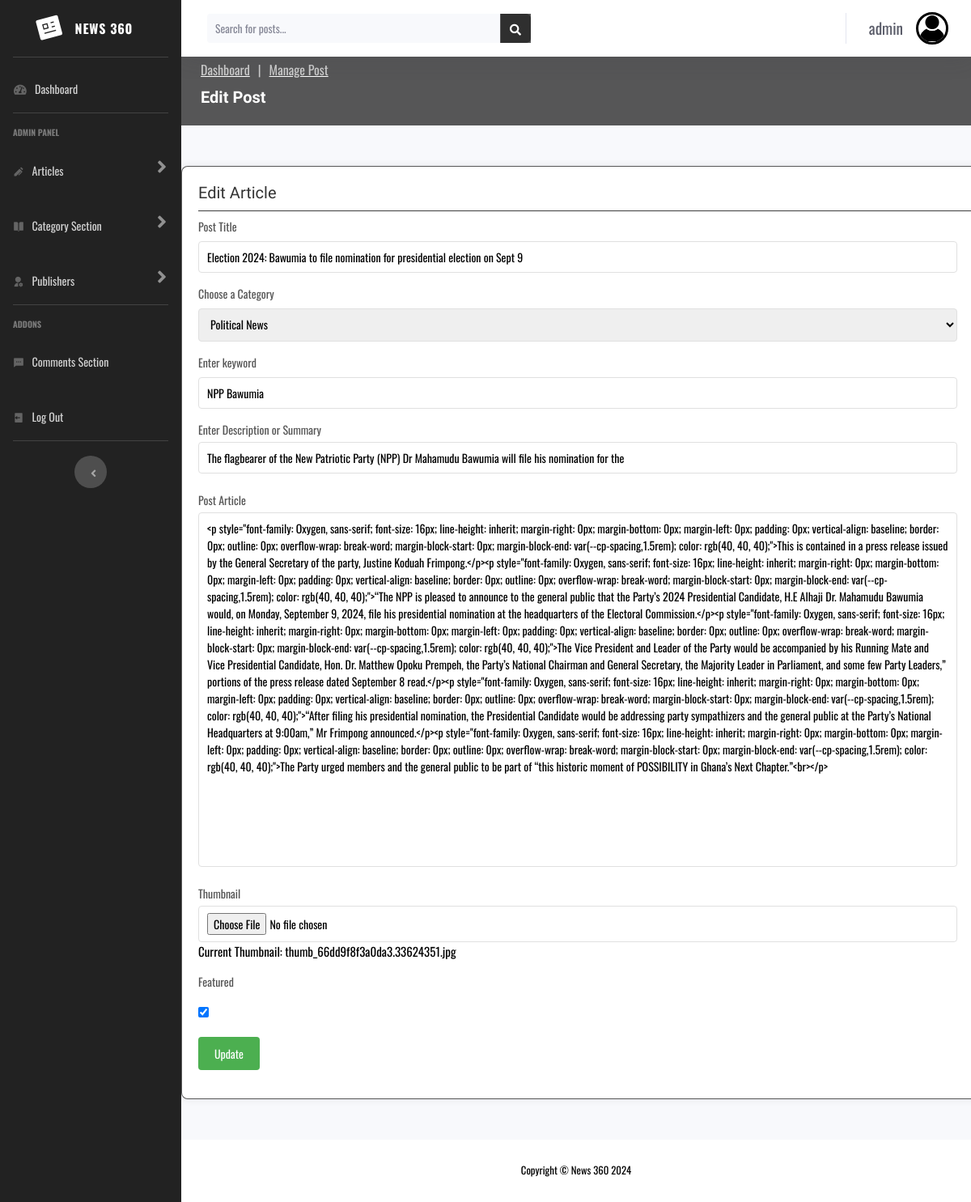
/admin/edit-post.php?id=42 (signed in), run on the app's committed database.
### tables this page shows
CREATE TABLE `users` (
  `id` int(11) UNSIGNED NOT NULL,
  `firstname` varchar(50) NOT NULL,
  `lastname` varchar(50) NOT NULL,
  `username` varchar(50) NOT NULL,
  `email` varchar(100) NOT NULL,
  `password` varchar(255) NOT NULL,
  `avatar` varchar(255) NOT NULL,
  `is_admin` tinyint(1) NOT NULL
);

CREATE TABLE `posts` (
  `id` int(11) NOT NULL,
  `title` varchar(255) NOT NULL,
  `content` text NOT NULL,
  `author_id` int(11) UNSIGNED DEFAULT NULL,
  `category_id` int(11) DEFAULT NULL,
  `created_at` datetime DEFAULT current_timestamp(),
  `updated_at` datetime DEFAULT current_timestamp() ON UPDATE current_timestamp(),
  `thumbnail` varchar(255) DEFAULT NULL,
  `tags` text DEFAULT NULL,
  `is_featured` tinyint(1) NOT NULL,
  `description` varchar(100) NOT NULL
);

CREATE TABLE `categories` (
  `id` int(11) NOT NULL,
  `name` varchar(255) NOT NULL,
  `description` text DEFAULT NULL,
  `created_at` timestamp NOT NULL DEFAULT current_timestamp(),
  `updated_at` timestamp NOT NULL DEFAULT current_timestamp() ON UPDATE current_timestamp()
);

### admin/edit-post.php (the view, shortened to what this page needs)
<?php
    require 'partials/header.php';
$query = "SELECT * FROM categories";
$categories = mysqli_query($conn, $query);
if (isset($_GET['id'])) {
    $id = filter_var($_GET['id'], FILTER_SANITIZE_NUMBER_INT);
    $query = "SELECT * FROM posts WHERE id=$id";
    $result = mysqli_query($conn, $query);
    if ($result) {
        $post = mysqli_fetch_assoc($result);
    } else {
        die("Error fetching post: " . mysqli_error($conn));
    }
} else {
    header('location: manage-post.php');
    die();
}
?>
<!DOCTYPE html>
<html lang="en">
  <head>
    <link
      href="assets/vendor/fontawesome-free/css/all.min.css"
      rel="stylesheet"
      type="text/css"
    />
    <link href="../assets/vendors/remixicon/remixicon.css" rel="stylesheet" />
    <link href="../assets/vendors/aos/aos.css" rel="stylesheet" />
    <link
      href="https://cdn.jsdelivr.net/npm/summernote@0.8.18/dist/summernote.min.css"
      rel="stylesheet"
    />
    <link
      href="https://cdn.jsdelivr.net/npm/summernote@0.8.18/dist/summernote-lite.min.css"
      rel="stylesheet"
    />
    <link rel="stylesheet" href="assets/css/bootstrap.css" />
    <link rel="stylesheet" href="assets/css/main.css" />
  </head>
  <body id="page-top">
    <div id="wrapper">
      <?php
        include 'partials/sidebar.php'
       ?>
      <div id="content-wrapper" class="d-flex flex-column">
        <div id="content">
          <?php
        include 'partials/topbar.php'
       ?>
          <section id="breadcrumbs" class="breadcrumbs">
            <div class="container">
              <ol>
                <li><a href="dashboard.php">Dashboard</a></li>
                <li><a href="manage-post.php">Manage Post</a></li>
              </ol>
              <h2>Edit Post</h2>
            </div>
          </section>
          <div class="form-container" style="margin-top: 50px;">
            <h2 style="border-bottom: 1px solid #3d3d3d; font-size: 20px">
              Edit Article
            </h2>
            <form action="forms/editpost-form.php" method="post" enctype="multipart/form-data">
            <div class="form-group">
                <label for="post-title">Post Title</label>
                <input type="text" id="post-title" name="title" value="<?= htmlspecialchars($post['title']) ?>" placeholder="Enter title..." required />
            </div>
            <div class="form-group">
                <label for="category">Choose a Category</label>
                <select name="category" required>
                    <?php while ($category = mysqli_fetch_assoc($categories)) : ?>
                        <option value="<?= $category['id'] ?>" <?= $category['id'] == $post['category_id'] ? 'selected' : '' ?>>
                            <?= htmlspecialchars($category['name']) ?>
                        </option>
                    <?php endwhile; ?>
                </select>
            </div>
            <div class="form-group">
                <label for="tags">Enter keyword</label>
                <input type="text" id="tags" name="tags" value="<?= htmlspecialchars($post['tags']) ?>" placeholder="Tags help to identify the published article..." />
            </div>
            <div class="form-group">
                <label for="description">Enter Description or Summary</label>
                <textarea id="description" name="description" rows="1" placeholder="Describe or give a short summary of the article..." required><?= htmlspecialchars($post['description']) ?></textarea>
            </div>
            <div class="form-group">
                <label for="your_summernote">Post Article</label>
                <textarea name="article" rows="20" id="your_summernote" required><?= htmlspecialchars($post['content']) ?></textarea>
            </div>
            <div class="form-group">
                <label for="thumbnail">Thumbnail</label>
                <input type="file" id="thumbnail" name="thumbnail" />
                <?php if (!empty($post['thumbnail'])): ?>
                    <p style="font-size: 15px;">Current Thumbnail: <?= htmlspecialchars($post['thumbnail']) ?></p>
                <?php endif; ?>
            </div>
            <?php if ($is_admin == 1): ?>
            <div class="form-group">
                <label for="is_featured">Featured</label>
                <input type="checkbox" id="is_featured" name="is_featured" <?= $post['is_featured'] ? 'checked' : '' ?> />
            </div>
            <?php endif; ?>
            <div class="form-group">
                <button name="submit" type="submit">Update</button>
            </div>
            </form>
          </div>
        </div>
        <?php
        include 'partials/footer.php'
       ?>

### admin/partials/topbar.php (shortened to what this page needs)
<?php
if (isset($_SESSION['user_id'])) {
    $user_id = $_SESSION['user_id'];
    $query = "SELECT username, avatar FROM users WHERE id = ?";
    $stmt = $conn->prepare($query);
    $stmt->bind_param("i", $user_id);
    $stmt->execute();
    $result = $stmt->get_result();
    if ($result->num_rows > 0) {
        $userprofile = $result->fetch_assoc();
        $profilename = $userprofile['username'];
        $avatar = "../assets/images/admin.jpg";
    } else {
        $profilename = "Publisher";
        $avatar = "../assets/images/admin.jpg";
    }
} else {
    $profilename = "Guest";
    $avatar = "../assets/images/admin.png";
}
?>
<nav class="navbar navbar-expand navbar-light bg-white topbar mb-4 static-top shadow">
    <form class="d-none d-sm-inline-block form-inline mr-auto ml-md-3 my-2 my-md-0 mw-100 navbar-search" action="forms/results.php" method="GET">
    <div class="input-group">
        <input type="text" class="form-control bg-light border-0 small" placeholder="Search for posts..." name="search" aria-label="Search" aria-describedby="basic-addon2" required />
        <div class="input-group-append" style="background: #222222c0">
            <button class="btn btn-primary" type="submit" name="submit" style="background: #222222c0; border: #222222c0">
                <i class="fas fa-search fa-sm"></i>
            </button>
        </div>
    </div>
    </form>
    <ul class="navbar-nav ml-auto">
        <li class="nav-item dropdown no-arrow">
            <a class="nav-link dropdown-toggle" href="#" id="userDropdown" role="button" data-toggle="dropdown" aria-haspopup="true" aria-expanded="false">
                <span class="mr-3 d-none d-lg-inline text-gray-800 small"><?= htmlspecialchars($profilename); ?></span>
                <img style="height: 40px; width: 40px; border: 3px solid black" class="img-profile rounded-circle" src="<?= htmlspecialchars($avatar); ?>" />
            </a>
        </li>
    </ul>
</nav>

### admin/assets/css/main.css (style rules this page uses)
.breadcrumbs { padding: 5px 0; background: #222222c0; margin-top: -25px; }
.breadcrumbs h2 { font-size: 20px; font-weight: 600; color: #fff; }
.breadcrumbs ol { display: flex; flex-wrap: wrap; list-style: none; padding: 0 0 10px 0; margin: 0; font-size: 16px; text-decoration: underline #fff; }
.breadcrumbs ol li a { color: #ccc; }
.breadcrumbs ol li + li { padding-left: 10px; }
.breadcrumbs ol li + li::before { display: inline-block; padding-right: 10px; color: #ccc; content: "|"; }
.form-container { background-color: white; border: 1px solid #222222c0; border-radius: 8px; padding: 20px; margin: 50px auto; width: 1000px; box-shadow: 0px 0px 10px rgba(0, 0, 0, 0.1); margin-top: 15px; }
h2 { margin-top: 0; font-size: 18px; color: #333; padding-bottom: 10px; }
.form-group { margin-bottom: 15px; }
label { display: block; font-size: 14px; color: #555; margin-bottom: 5px; }
input[type="text"], textarea { width: calc(100% - 20px); padding: 8px 10px; font-size: 14px; border: 1px solid #e0e0e0; border-radius: 4px; box-sizing: border-box; }
input[type="file"] { width: calc(100% - 20px); padding: 8px 10px; font-size: 14px; border: 1px solid #e0e0e0; border-radius: 4px; box-sizing: border-box; }
select { width: calc(100% - 20px); padding: 8px 10px; font-size: 14px; border: 1px solid #e0e0e0; border-radius: 4px; box-sizing: border-box; }
textarea { resize: none; }
button { background-color: #4caf50; color: white; padding: 10px 20px; border: none; border-radius: 4px; font-size: 14px; cursor: pointer; transition: 0.3s; }

### data on the page
users: username "admin"
posts: title "Election 2024: Bawumia to file nomination for presidential election on Sept 9", category "Political News", tags "NPP Bawumia", description "The flagbearer of the New Patriotic Party (NPP) Dr Mahamudu Bawumia will file his nomination for the", article "<p style=\"font-family: Oxygen, sans-serif; font-size: 16px; line-height: inherit; margin-right: 0px; margin-bottom: 0px; margin-left: 0px; padding: 0px; vertical-align: baseline; border: 0px; outline: 0px; overflow-wrap: break-word; margin-block-start: 0px; margin-block-end: var(--cp-spacing,1.5rem); color: rgb(40, 40, 40);\">This is contained in a press release issued by the General Secretary of the party, Justine Koduah Frimpong.</p><p style=\"font-family: Oxygen, sans-serif; font-size: 16px; line-height: inherit; margin-right: 0px; margin-bottom: 0px; margin-left: 0px; padding: 0px; vertical-align: baseline; border: 0px; outline: 0px; overflow-wrap: break-word; margin-block-start: 0px;…", thumbnail "thumb_66dd9f8f3a0da3.33624351.jpg", is_featured "☑"
